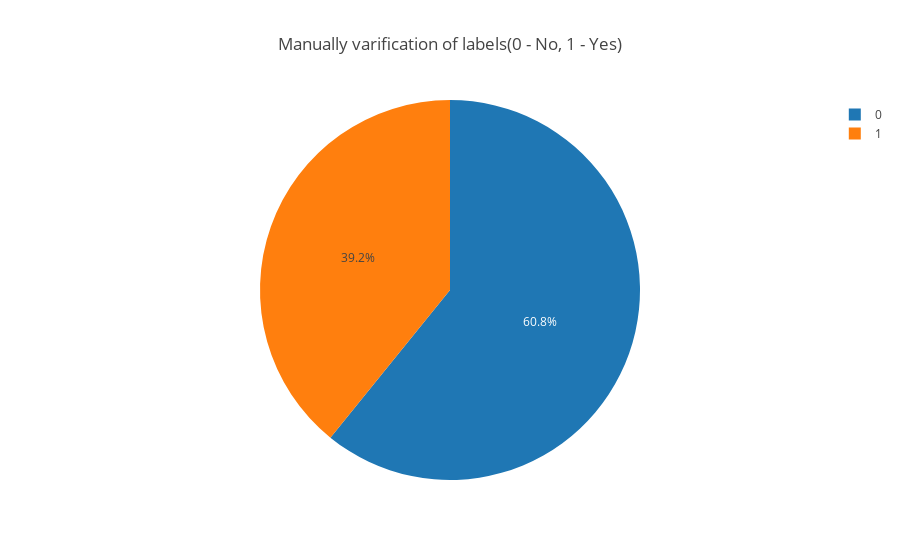

This figure's notebook cell:
### Code cell
temp = train['manually_verified'].value_counts()
labels = temp.index
sizes = (temp / temp.sum())*100
trace = go.Pie(labels=labels, values=sizes, hoverinfo='label+percent')
layout = go.Layout(title='Manually varification of labels(0 - No, 1 - Yes)')
data = [trace]
fig = go.Figure(data=data, layout=layout)
py.iplot(fig)

### Figure 1 — Plotly figure (JSON) as saved in the notebook; plotly's stock layout.template omitted (floating-point values rounded to 4 significant figures)
{"data": [{"hoverinfo": "label+percent", "labels": [0, 1], "type": "pie", "values": [60.84, 39.16]}], "layout": {"title": "Manually varification of labels(0 - No, 1 - Yes)"}}
